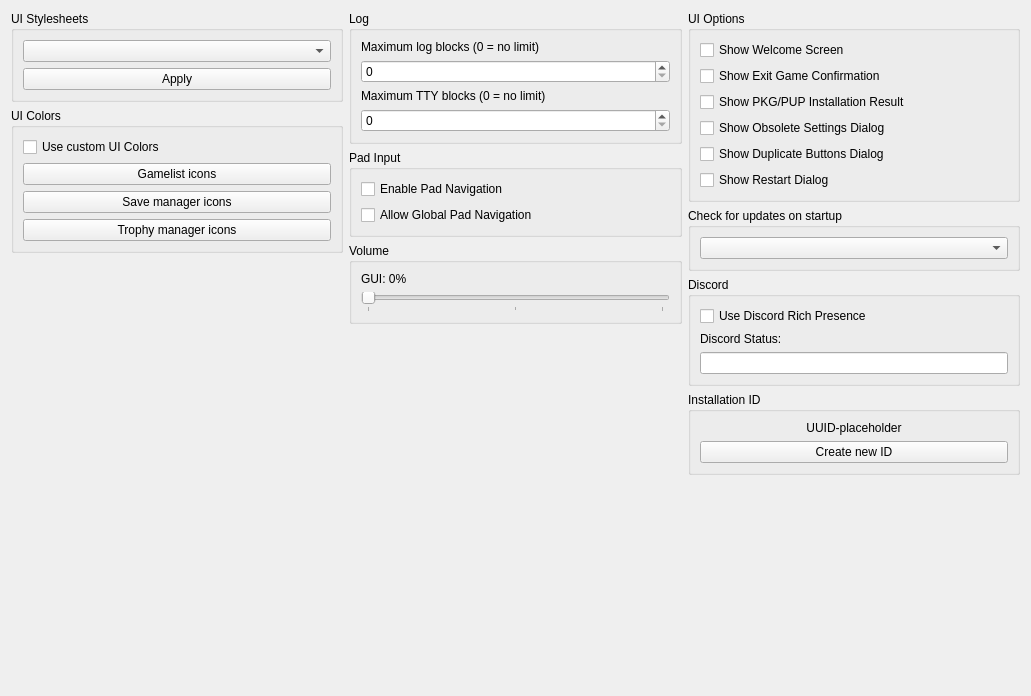
         <widget class="QWidget" name="guiTabScrollContents">
          <property name="geometry">
           <rect>
            <x>0</x>
            <y>0</y>
            <width>1031</width>
            <height>696</height>
           </rect>
          </property>
          <layout class="QVBoxLayout" name="guiTabScrollContentsLayout">
           <item>
            <layout class="QHBoxLayout" name="guiTabLayout" stretch="1,1,1">
             <item>
              <layout class="QVBoxLayout" name="guiTabLayoutLeft">
               <item>
                <widget class="QGroupBox" name="gb_stylesheets">
                 <property name="title">
                  <string>UI Stylesheets</string>
                 </property>
                 <layout class="QVBoxLayout" name="gb_stylesheets_layout">
                  <item>
                   <widget class="QComboBox" name="combo_stylesheets"/>
                  </item>
                  <item>
                   <widget class="QPushButton" name="pb_apply_stylesheet">
                    <property name="text">
                     <string>Apply</string>
                    </property>
                   </widget>
                  </item>
                 </layout>
                </widget>
               </item>
               <item>
                <widget class="QGroupBox" name="gb_colors">
                 <property name="title">
                  <string>UI Colors</string>
                 </property>
                 <layout class="QVBoxLayout" name="gb_colors_layout">
                  <property name="leftMargin">
                   <number>9</number>
                  </property>
                  <property name="topMargin">
                   <number>9</number>
                  </property>
                  <property name="rightMargin">
                   <number>9</number>
                  </property>
                  <property name="bottomMargin">
                   <number>9</number>
                  </property>
                  <item>
                   <widget class="QCheckBox" name="cb_custom_colors">
                    <property name="text">
                     <string>Use custom UI Colors</string>
                    </property>
                   </widget>
                  </item>
                  <item>
                   <widget class="QPushButton" name="pb_gl_icon_color">
                    <property name="text">
                     <string>Gamelist icons</string>
                    </property>
                   </widget>
                  </item>
                  <item>
                   <widget class="QPushButton" name="pb_sd_icon_color">
                    <property name="text">
                     <string>Save manager icons</string>
                    </property>
                   </widget>
                  </item>
                  <item>
                   <widget class="QPushButton" name="pb_tr_icon_color">
                    <property name="text">
                     <string>Trophy manager icons</string>
                    </property>
                   </widget>
                  </item>
                 </layout>
                </widget>
               </item>
               <item>
                <spacer name="guiTabSpacerLeft">
                 <property name="orientation">
                  <enum>Qt::Orientation::Vertical</enum>
                 </property>
                 <property name="sizeType">
                  <enum>QSizePolicy::Policy::MinimumExpanding</enum>
                 </property>
                 <property name="sizeHint" stdset="0">
                  <size>
                   <width>0</width>
                   <height>0</height>
                  </size>
                 </property>
                </spacer>
               </item>
              </layout>
             </item>
             <item>
              <layout class="QVBoxLayout" name="guiTabLayoutMiddle">
               <item>
                <widget class="QGroupBox" name="gb_log">
                 <property name="title">
                  <string>Log</string>
                 </property>
                 <layout class="QVBoxLayout" name="gb_log_layout">
                  <item>
                   <widget class="QWidget" name="log_limit" native="true">
                    <property name="sizePolicy">
                     <sizepolicy hsizetype="Minimum" vsizetype="Minimum">
                      <horstretch>0</horstretch>
                      <verstretch>0</verstretch>
                     </sizepolicy>
                    </property>
                    <layout class="QVBoxLayout" name="layout_log_limit">
                     <property name="leftMargin">
                      <number>0</number>
                     </property>
                     <property name="topMargin">
                      <number>0</number>
                     </property>
                     <property name="rightMargin">
                      <number>0</number>
                     </property>
                     <property name="bottomMargin">
                      <number>0</number>
                     </property>
                     <item>
                      <widget class="QLabel" name="label_log_limit">
                       <property name="text">
                        <string>Maximum log blocks (0 = no limit)</string>
                       </property>
                      </widget>
                     </item>
                     <item>
                      <widget class="QSpinBox" name="spinbox_log_limit">
                       <property name="minimum">
                        <number>0</number>
                       </property>
                       <property name="maximum">
                        <number>999999999</number>
                       </property>
                      </widget>
                     </item>
                    </layout>
                   </widget>
                  </item>
                  <item>
                   <widget class="QWidget" name="tty_limit" native="true">
                    <layout class="QVBoxLayout" name="layout_tty_limit">
                     <property name="leftMargin">
                      <number>0</number>
                     </property>
                     <property name="topMargin">
                      <number>0</number>
                     </property>
                     <property name="rightMargin">
                      <number>0</number>
                     </property>
                     <property name="bottomMargin">
                      <number>0</number>
                     </property>
                     <item>
                      <widget class="QLabel" name="label_tty_limit">
                       <property name="text">
                        <string>Maximum TTY blocks (0 = no limit)</string>
                       </property>
                      </widget>
                     </item>
                     <item>
                      <widget class="QSpinBox" name="spinbox_tty_limit">
                       <property name="maximum">
                        <number>999999999</number>
                       </property>
                      </widget>
                     </item>
                    </layout>
                   </widget>
                  </item>
                 </layout>
                </widget>
               </item>
               <item>
                <widget class="QGroupBox" name="gb_gui_pad_input">
                 <property name="title">
                  <string>Pad Input</string>
                 </property>
                 <layout class="QVBoxLayout" name="gb_gui_pad_input_layout">
                  <item>
                   <widget class="QCheckBox" name="cb_pad_navigation">
                    <property name="text">
                     <string>Enable Pad Navigation</string>
                    </property>
                   </widget>
                  </item>
                  <item>
                   <widget class="QCheckBox" name="cb_global_pad_navigation">
                    <property name="text">
                     <string>Allow Global Pad Navigation</string>
                    </property>
                   </widget>
                  </item>
                 </layout>
                </widget>
               </item>
               <item>
                <widget class="QGroupBox" name="gb_gui_volume">
                 <property name="title">
                  <string>Volume</string>
                 </property>
                 <layout class="QVBoxLayout" name="gb_gui_volume_layout">
                  <item>
                   <widget class="QWidget" name="gui_volume" native="true">
                    <layout class="QVBoxLayout" name="layout_gui_volume">
                     <property name="leftMargin">
                      <number>0</number>
                     </property>
                     <property name="topMargin">
                      <number>0</number>
                     </property>
                     <property name="rightMargin">
                      <number>0</number>
                     </property>
                     <property name="bottomMargin">
                      <number>0</number>
                     </property>
                     <item>
                      <widget class="QLabel" name="guiVolumeLabel">
                       <property name="text">
                        <string>GUI: 0%</string>
                       </property>
                      </widget>
                     </item>
                     <item>
                      <widget class="QSlider" name="guiVolume">
                       <property name="maximum">
                        <number>100</number>
                       </property>
                       <property name="orientation">
                        <enum>Qt::Orientation::Horizontal</enum>
                       </property>
                       <property name="tickPosition">
                        <enum>QSlider::TickPosition::TicksBelow</enum>
                       </property>
                       <property name="tickInterval">
                        <number>50</number>
                       </property>
                      </widget>
                     </item>
                    </layout>
                   </widget>
                  </item>
                 </layout>
                </widget>
               </item>
               <item>
                <spacer name="guiTabSpacerMiddle">
                 <property name="orientation">
                  <enum>Qt::Orientation::Vertical</enum>
                 </property>
                 <property name="sizeType">
                  <enum>QSizePolicy::Policy::MinimumExpanding</enum>
                 </property>
                 <property name="sizeHint" stdset="0">
                  <size>
                   <width>0</width>
                   <height>0</height>
                  </size>
                 </property>
                </spacer>
               </item>
              </layout>
             </item>
             <item>
              <layout class="QVBoxLayout" name="guiTabLayoutRight">
               <item>
                <widget class="QGroupBox" name="gb_gui_options">
                 <property name="title">
                  <string>UI Options</string>
                 </property>
                 <layout class="QVBoxLayout" name="gb_gui_options_layout">
                  <item>
                   <widget class="QCheckBox" name="cb_show_welcome">
                    <property name="text">
                     <string>Show Welcome Screen</string>
                    </property>
                   </widget>
                  </item>
                  <item>
                   <widget class="QCheckBox" name="cb_show_exit_game">
                    <property name="text">
                     <string>Show Exit Game Confirmation</string>
                    </property>
                   </widget>
                  </item>
                  <item>
                   <widget class="QCheckBox" name="cb_show_pkg_install">
                    <property name="text">
                     <string>Show PKG/PUP Installation Result</string>
                    </property>
                   </widget>
                  </item>
                  <item>
                   <widget class="QCheckBox" name="cb_show_obsolete_cfg_dialog">
                    <property name="text">
                     <string>Show Obsolete Settings Dialog</string>
                    </property>
                   </widget>
                  </item>
                  <item>
                   <widget class="QCheckBox" name="cb_show_same_buttons_dialog">
                    <property name="text">
                     <string>Show Duplicate Buttons Dialog</string>
                    </property>
                   </widget>
                  </item>
                  <item>
                   <widget class="QCheckBox" name="cb_show_restart_hint">
                    <property name="text">
                     <string>Show Restart Dialog</string>
                    </property>
                   </widget>
                  </item>
                  <item>
                   <spacer name="guiTabSpacerRight">
                    <property name="orientation">
                     <enum>Qt::Orientation::Vertical</enum>
                    </property>
                    <property name="sizeType">
                     <enum>QSizePolicy::Policy::MinimumExpanding</enum>
                    </property>
                    <property name="sizeHint" stdset="0">
                     <size>
                      <width>0</width>
                      <height>0</height>
                     </size>
                    </property>
                   </spacer>
                  </item>
                 </layout>
                </widget>
               </item>
               <item>
                <widget class="QGroupBox" name="gb_updates">
                 <property name="title">
                  <string>Check for updates on startup</string>
                 </property>
                 <layout class="QVBoxLayout" name="layout_gb_updates">
                  <item>
                   <widget class="QComboBox" name="combo_updates"/>
                  </item>
                 </layout>
                </widget>
               </item>
               <item>
                <widget class="QGroupBox" name="gb_discord">
                 <property name="title">
                  <string>Discord</string>
                 </property>
                 <layout class="QVBoxLayout" name="gb_discord_layout">
                  <item>
                   <widget class="QCheckBox" name="useRichPresence">
                    <property name="text">
                     <string>Use Discord Rich Presence</string>
                    </property>
                   </widget>
                  </item>
                  <item>
                   <widget class="QLabel" name="label_discordState">
                    <property name="text">
                     <string>Discord Status:</string>
                    </property>
                   </widget>
                  </item>
                  <item>
                   <widget class="QLineEdit" name="discordState">
                    <property name="sizePolicy">
                     <sizepolicy hsizetype="MinimumExpanding" vsizetype="Fixed">
                      <horstretch>0</horstretch>
                      <verstretch>0</verstretch>
                     </sizepolicy>
                    </property>
                    <property name="maxLength">
                     <number>128</number>
                    </property>
                   </widget>
                  </item>
                 </layout>
                </widget>
               </item>
               <item>
                <widget class="QGroupBox" name="gb_uuid">
                 <property name="title">
                  <string>Installation ID</string>
                 </property>
                 <layout class="QVBoxLayout" name="gb_uuid_layout">
                  <item>
                   <widget class="QLabel" name="label_uuid">
                    <property name="text">
                     <string>UUID-placeholder</string>
                    </property>
                    <property name="alignment">
                     <set>Qt::AlignmentFlag::AlignCenter</set>
                    </property>
                   </widget>
                  </item>
                  <item>
                   <widget class="QPushButton" name="pb_uuid">
                    <property name="text">
                     <string>Create new ID</string>
                    </property>
                   </widget>
                  </item>
                 </layout>
                </widget>
               </item>
              </layout>
             </item>
            </layout>
           </item>
           <item>
            <spacer name="guiTabSpacer">
             <property name="orientation">
              <enum>Qt::Orientation::Vertical</enum>
             </property>
             <property name="sizeType">
              <enum>QSizePolicy::Policy::MinimumExpanding</enum>
             </property>
             <property name="sizeHint" stdset="0">
              <size>
               <width>0</width>
               <height>0</height>
              </size>
             </property>
            </spacer>
           </item>
          </layout>
         </widget>
